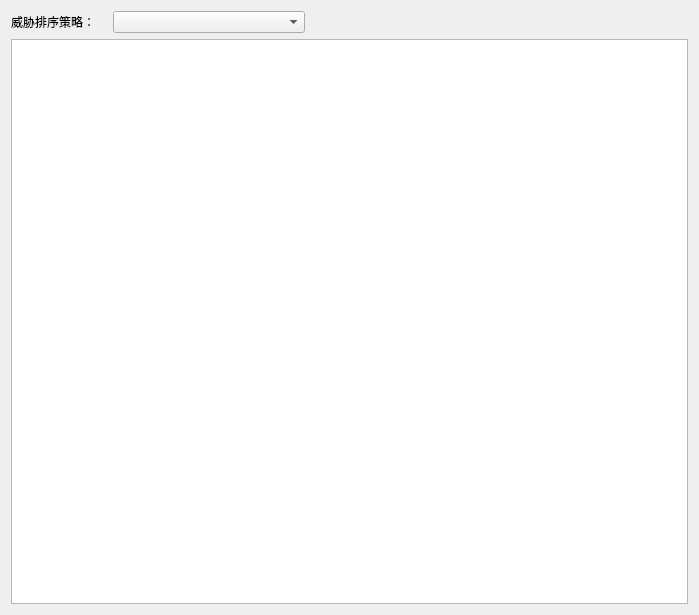
<?xml version="1.0" encoding="UTF-8"?>
<ui version="4.0">
 <class>CDlgMarkList</class>
 <widget class="QWidget" name="CDlgMarkList">
  <property name="geometry">
   <rect>
    <x>0</x>
    <y>0</y>
    <width>699</width>
    <height>615</height>
   </rect>
  </property>
  <property name="windowTitle">
   <string>Form</string>
  </property>
  <layout class="QVBoxLayout" name="verticalLayout">
   <item>
    <layout class="QHBoxLayout" name="horizontalLayout" stretch="1,2,4">
     <item>
      <widget class="QLabel" name="label">
       <property name="text">
        <string>威胁排序策略：</string>
       </property>
      </widget>
     </item>
     <item>
      <widget class="QComboBox" name="comboBox"/>
     </item>
     <item>
      <spacer name="horizontalSpacer">
       <property name="orientation">
        <enum>Qt::Horizontal</enum>
       </property>
       <property name="sizeHint" stdset="0">
        <size>
         <width>40</width>
         <height>20</height>
        </size>
       </property>
      </spacer>
     </item>
    </layout>
   </item>
   <item>
    <widget class="QTableWidget" name="tableWidget_5"/>
   </item>
  </layout>
 </widget>
 <resources/>
 <connections/>
</ui>
